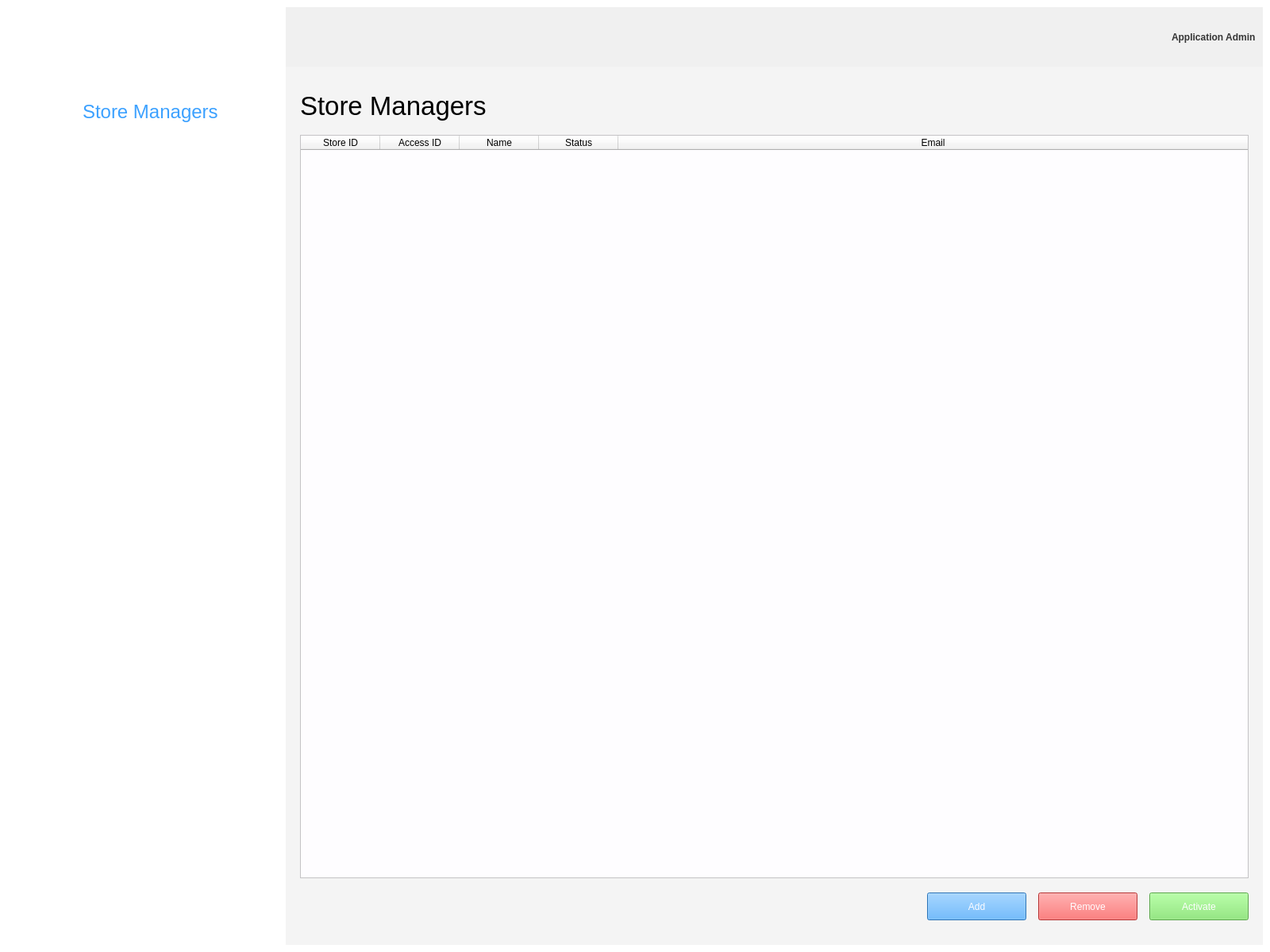
<?xml version="1.0" encoding="UTF-8"?>
<ui version="4.0">
 <class>MainWindow</class>
 <widget class="QMainWindow" name="MainWindow">
  <property name="geometry">
   <rect>
    <x>0</x>
    <y>0</y>
    <width>1600</width>
    <height>1200</height>
   </rect>
  </property>
  <property name="windowTitle">
   <string>MainWindow</string>
  </property>
  <property name="styleSheet">
   <string notr="true">background-color: rgb(255, 255, 255);</string>
  </property>
  <widget class="QWidget" name="centralwidget">
   <layout class="QHBoxLayout" name="horizontalLayout">
    <item>
     <widget class="QFrame" name="Menu">
      <property name="minimumSize">
       <size>
        <width>345</width>
        <height>0</height>
       </size>
      </property>
      <property name="maximumSize">
       <size>
        <width>345</width>
        <height>16777215</height>
       </size>
      </property>
      <property name="styleSheet">
       <string notr="true">background-color: rgb(255, 255, 255);</string>
      </property>
      <property name="frameShape">
       <enum>QFrame::NoFrame</enum>
      </property>
      <property name="frameShadow">
       <enum>QFrame::Raised</enum>
      </property>
      <layout class="QVBoxLayout" name="verticalLayout_2">
       <property name="spacing">
        <number>0</number>
       </property>
       <property name="leftMargin">
        <number>0</number>
       </property>
       <property name="topMargin">
        <number>0</number>
       </property>
       <property name="rightMargin">
        <number>0</number>
       </property>
       <property name="bottomMargin">
        <number>0</number>
       </property>
       <item>
        <widget class="QFrame" name="Logo">
         <property name="minimumSize">
          <size>
           <width>0</width>
           <height>90</height>
          </size>
         </property>
         <property name="maximumSize">
          <size>
           <width>16777215</width>
           <height>90</height>
          </size>
         </property>
         <property name="layoutDirection">
          <enum>Qt::LeftToRight</enum>
         </property>
         <property name="frameShape">
          <enum>QFrame::NoFrame</enum>
         </property>
         <property name="frameShadow">
          <enum>QFrame::Raised</enum>
         </property>
         <layout class="QVBoxLayout" name="verticalLayout_4">
          <property name="spacing">
           <number>0</number>
          </property>
          <property name="leftMargin">
           <number>25</number>
          </property>
          <property name="topMargin">
           <number>0</number>
          </property>
          <property name="rightMargin">
           <number>0</number>
          </property>
          <property name="bottomMargin">
           <number>0</number>
          </property>
          <item>
           <widget class="QLabel" name="Company_Logo">
            <property name="enabled">
             <bool>true</bool>
            </property>
            <property name="sizePolicy">
             <sizepolicy hsizetype="Preferred" vsizetype="Preferred">
              <horstretch>0</horstretch>
              <verstretch>0</verstretch>
             </sizepolicy>
            </property>
            <property name="maximumSize">
             <size>
              <width>100</width>
              <height>24</height>
             </size>
            </property>
            <property name="text">
             <string/>
            </property>
            <property name="pixmap">
             <pixmap>../../Resources/Icons/XPACE_LOGO.png</pixmap>
            </property>
            <property name="scaledContents">
             <bool>true</bool>
            </property>
            <property name="alignment">
             <set>Qt::AlignCenter</set>
            </property>
            <property name="wordWrap">
             <bool>false</bool>
            </property>
           </widget>
          </item>
         </layout>
        </widget>
       </item>
       <item>
        <widget class="QFrame" name="Menu_buttons">
         <property name="styleSheet">
          <string notr="true">border:none;
Text-align:left;
color:rgb(112, 112, 112);
</string>
         </property>
         <property name="frameShape">
          <enum>QFrame::NoFrame</enum>
         </property>
         <property name="frameShadow">
          <enum>QFrame::Raised</enum>
         </property>
         <layout class="QVBoxLayout" name="verticalLayout_6">
          <property name="spacing">
           <number>0</number>
          </property>
          <property name="leftMargin">
           <number>35</number>
          </property>
          <property name="topMargin">
           <number>0</number>
          </property>
          <property name="rightMargin">
           <number>0</number>
          </property>
          <property name="bottomMargin">
           <number>100</number>
          </property>
          <item alignment="Qt::AlignTop">
           <widget class="QFrame" name="StoreClerksPage_button">
            <property name="frameShape">
             <enum>QFrame::NoFrame</enum>
            </property>
            <property name="frameShadow">
             <enum>QFrame::Raised</enum>
            </property>
            <layout class="QHBoxLayout" name="horizontalLayout_7">
             <property name="spacing">
              <number>25</number>
             </property>
             <property name="leftMargin">
              <number>0</number>
             </property>
             <property name="topMargin">
              <number>24</number>
             </property>
             <property name="rightMargin">
              <number>0</number>
             </property>
             <property name="bottomMargin">
              <number>0</number>
             </property>
             <item>
              <widget class="QLabel" name="StoreClerks_Icon">
               <property name="minimumSize">
                <size>
                 <width>35</width>
                 <height>35</height>
                </size>
               </property>
               <property name="maximumSize">
                <size>
                 <width>35</width>
                 <height>35</height>
                </size>
               </property>
               <property name="text">
                <string/>
               </property>
               <property name="pixmap">
                <pixmap>../../Resources/Icons/manager.png</pixmap>
               </property>
               <property name="scaledContents">
                <bool>true</bool>
               </property>
              </widget>
             </item>
             <item>
              <widget class="QPushButton" name="StoreClerks_pushButton">
               <property name="sizePolicy">
                <sizepolicy hsizetype="Expanding" vsizetype="Expanding">
                 <horstretch>0</horstretch>
                 <verstretch>0</verstretch>
                </sizepolicy>
               </property>
               <property name="font">
                <font>
                 <family>Helvetica</family>
                 <pointsize>18</pointsize>
                </font>
               </property>
               <property name="layoutDirection">
                <enum>Qt::LeftToRight</enum>
               </property>
               <property name="autoFillBackground">
                <bool>false</bool>
               </property>
               <property name="styleSheet">
                <string notr="true">QPushButton{
	color:rgb(60, 161, 255);
}</string>
               </property>
               <property name="text">
                <string>Store Managers</string>
               </property>
               <property name="autoDefault">
                <bool>true</bool>
               </property>
               <property name="default">
                <bool>true</bool>
               </property>
              </widget>
             </item>
            </layout>
           </widget>
          </item>
         </layout>
        </widget>
       </item>
      </layout>
     </widget>
    </item>
    <item>
     <widget class="QFrame" name="Content">
      <property name="frameShape">
       <enum>QFrame::NoFrame</enum>
      </property>
      <property name="frameShadow">
       <enum>QFrame::Raised</enum>
      </property>
      <layout class="QVBoxLayout" name="verticalLayout">
       <property name="spacing">
        <number>0</number>
       </property>
       <property name="leftMargin">
        <number>0</number>
       </property>
       <property name="topMargin">
        <number>0</number>
       </property>
       <property name="rightMargin">
        <number>0</number>
       </property>
       <property name="bottomMargin">
        <number>0</number>
       </property>
       <item>
        <widget class="QFrame" name="TopBar">
         <property name="minimumSize">
          <size>
           <width>0</width>
           <height>75</height>
          </size>
         </property>
         <property name="styleSheet">
          <string notr="true">background-color: rgb(240, 240, 240);</string>
         </property>
         <property name="frameShape">
          <enum>QFrame::NoFrame</enum>
         </property>
         <property name="frameShadow">
          <enum>QFrame::Raised</enum>
         </property>
         <layout class="QVBoxLayout" name="verticalLayout_76">
          <item alignment="Qt::AlignRight">
           <widget class="QLabel" name="label_30">
            <property name="font">
             <font>
              <family>Helvetica</family>
              <weight>75</weight>
              <bold>true</bold>
             </font>
            </property>
            <property name="styleSheet">
             <string notr="true">color: rgb(53, 53, 53);</string>
            </property>
            <property name="text">
             <string>Application Admin</string>
            </property>
           </widget>
          </item>
         </layout>
        </widget>
       </item>
       <item>
        <widget class="QStackedWidget" name="MenuContent_stackedWidget">
         <property name="styleSheet">
          <string notr="true">background-color: rgb(244, 244, 244);</string>
         </property>
         <property name="currentIndex">
          <number>0</number>
         </property>
         <widget class="QWidget" name="StoreClerks_Page">
          <layout class="QVBoxLayout" name="verticalLayout_38">
           <item>
            <widget class="QFrame" name="StoreClerksList_frame_2">
             <property name="styleSheet">
              <string notr="true">background-color: rgb(244, 244, 244);
color: rgb(0, 0, 0);</string>
             </property>
             <property name="frameShape">
              <enum>QFrame::NoFrame</enum>
             </property>
             <property name="frameShadow">
              <enum>QFrame::Raised</enum>
             </property>
             <layout class="QVBoxLayout" name="verticalLayout_39" stretch="1,15,0">
              <property name="spacing">
               <number>-1</number>
              </property>
              <item>
               <widget class="QFrame" name="StoreClerkTittle_Frame">
                <property name="frameShape">
                 <enum>QFrame::NoFrame</enum>
                </property>
                <property name="frameShadow">
                 <enum>QFrame::Raised</enum>
                </property>
                <layout class="QVBoxLayout" name="verticalLayout_40">
                 <property name="spacing">
                  <number>0</number>
                 </property>
                 <property name="leftMargin">
                  <number>0</number>
                 </property>
                 <property name="topMargin">
                  <number>0</number>
                 </property>
                 <property name="rightMargin">
                  <number>0</number>
                 </property>
                 <property name="bottomMargin">
                  <number>0</number>
                 </property>
                 <item>
                  <widget class="QLabel" name="label_6">
                   <property name="font">
                    <font>
                     <family>Helvetica</family>
                     <pointsize>25</pointsize>
                    </font>
                   </property>
                   <property name="text">
                    <string>Store Managers</string>
                   </property>
                  </widget>
                 </item>
                </layout>
               </widget>
              </item>
              <item>
               <widget class="QFrame" name="StoreClerksList_frame">
                <property name="frameShape">
                 <enum>QFrame::NoFrame</enum>
                </property>
                <property name="frameShadow">
                 <enum>QFrame::Raised</enum>
                </property>
                <layout class="QVBoxLayout" name="verticalLayout_41">
                 <property name="spacing">
                  <number>0</number>
                 </property>
                 <property name="leftMargin">
                  <number>0</number>
                 </property>
                 <property name="topMargin">
                  <number>0</number>
                 </property>
                 <property name="rightMargin">
                  <number>0</number>
                 </property>
                 <property name="bottomMargin">
                  <number>0</number>
                 </property>
                 <item>
                  <widget class="QTableWidget" name="StoreClerks_tableWidget">
                   <property name="styleSheet">
                    <string notr="true">QTableWidget {
	color: rgb(0, 0, 0);
	selection-color: rgb(0, 0, 0);
	background-color: rgb(254, 253, 255);
	gridline-color: rgb(191, 191, 191);
	selection-background-color:rgba(0, 0, 0, 13)
}</string>
                   </property>
                   <property name="sizeAdjustPolicy">
                    <enum>QAbstractScrollArea::AdjustToContents</enum>
                   </property>
                   <property name="editTriggers">
                    <set>QAbstractItemView::NoEditTriggers</set>
                   </property>
                   <property name="selectionMode">
                    <enum>QAbstractItemView::SingleSelection</enum>
                   </property>
                   <property name="selectionBehavior">
                    <enum>QAbstractItemView::SelectRows</enum>
                   </property>
                   <property name="sortingEnabled">
                    <bool>true</bool>
                   </property>
                   <attribute name="horizontalHeaderStretchLastSection">
                    <bool>true</bool>
                   </attribute>
                   <column>
                    <property name="text">
                     <string>Store ID</string>
                    </property>
                   </column>
                   <column>
                    <property name="text">
                     <string>Access ID</string>
                    </property>
                   </column>
                   <column>
                    <property name="text">
                     <string>Name</string>
                    </property>
                   </column>
                   <column>
                    <property name="text">
                     <string>Status</string>
                    </property>
                   </column>
                   <column>
                    <property name="text">
                     <string>Email</string>
                    </property>
                   </column>
                  </widget>
                 </item>
                </layout>
               </widget>
              </item>
              <item alignment="Qt::AlignRight">
               <widget class="QFrame" name="frame_20">
                <property name="minimumSize">
                 <size>
                  <width>200</width>
                  <height>60</height>
                 </size>
                </property>
                <property name="maximumSize">
                 <size>
                  <width>425</width>
                  <height>16777215</height>
                 </size>
                </property>
                <property name="frameShape">
                 <enum>QFrame::NoFrame</enum>
                </property>
                <property name="frameShadow">
                 <enum>QFrame::Raised</enum>
                </property>
                <layout class="QHBoxLayout" name="horizontalLayout_25">
                 <property name="spacing">
                  <number>15</number>
                 </property>
                 <property name="leftMargin">
                  <number>0</number>
                 </property>
                 <property name="topMargin">
                  <number>0</number>
                 </property>
                 <property name="rightMargin">
                  <number>0</number>
                 </property>
                 <property name="bottomMargin">
                  <number>0</number>
                 </property>
                 <item>
                  <widget class="QPushButton" name="StoreClerk_Add_pushButton">
                   <property name="minimumSize">
                    <size>
                     <width>125</width>
                     <height>35</height>
                    </size>
                   </property>
                   <property name="maximumSize">
                    <size>
                     <width>16777215</width>
                     <height>35</height>
                    </size>
                   </property>
                   <property name="font">
                    <font>
                     <family>Helvetica</family>
                    </font>
                   </property>
                   <property name="styleSheet">
                    <string notr="true">QPushButton {
	color: rgb(254, 253, 255);
	background-color: rgb(59, 161, 255);
	border:0xp;
}

QPushButton:hover {
	background-color: rgb(76, 175, 255);
}

QPushButton:pressed {
	background-color: rgb(50, 138, 224);
}</string>
                   </property>
                   <property name="text">
                    <string>Add</string>
                   </property>
                  </widget>
                 </item>
                 <item>
                  <widget class="QPushButton" name="StoreClerk_Remove_pushButton">
                   <property name="minimumSize">
                    <size>
                     <width>125</width>
                     <height>35</height>
                    </size>
                   </property>
                   <property name="maximumSize">
                    <size>
                     <width>16777215</width>
                     <height>35</height>
                    </size>
                   </property>
                   <property name="font">
                    <font>
                     <family>Helvetica</family>
                    </font>
                   </property>
                   <property name="styleSheet">
                    <string notr="true">QPushButton {
	color: rgb(254, 253, 255);
	background-color: rgb(253, 70, 70);
	border:0xp;
}

QPushButton:hover {
	background-color: rgb(255, 92, 87);
}

QPushButton:pressed {
	background-color: rgb(221, 61, 61);
}</string>
                   </property>
                   <property name="text">
                    <string>Remove</string>
                   </property>
                  </widget>
                 </item>
                 <item>
                  <widget class="QPushButton" name="StoreClerk_Activate_pushButton">
                   <property name="minimumSize">
                    <size>
                     <width>125</width>
                     <height>35</height>
                    </size>
                   </property>
                   <property name="maximumSize">
                    <size>
                     <width>16777215</width>
                     <height>35</height>
                    </size>
                   </property>
                   <property name="font">
                    <font>
                     <family>Helvetica</family>
                    </font>
                   </property>
                   <property name="styleSheet">
                    <string notr="true">QPushButton {
	color: rgb(254, 253, 255);
	background-color: rgb(123, 232, 101);
	border:0xp;
}

QPushButton:hover {
	background-color:rgb(125, 253, 110);
}

QPushButton:pressed {
	background-color: rgb(97, 197, 85)
}</string>
                   </property>
                   <property name="text">
                    <string>Activate</string>
                   </property>
                  </widget>
                 </item>
                </layout>
               </widget>
              </item>
             </layout>
            </widget>
           </item>
          </layout>
         </widget>
        </widget>
       </item>
      </layout>
     </widget>
    </item>
   </layout>
  </widget>
 </widget>
 <resources/>
 <connections/>
</ui>
